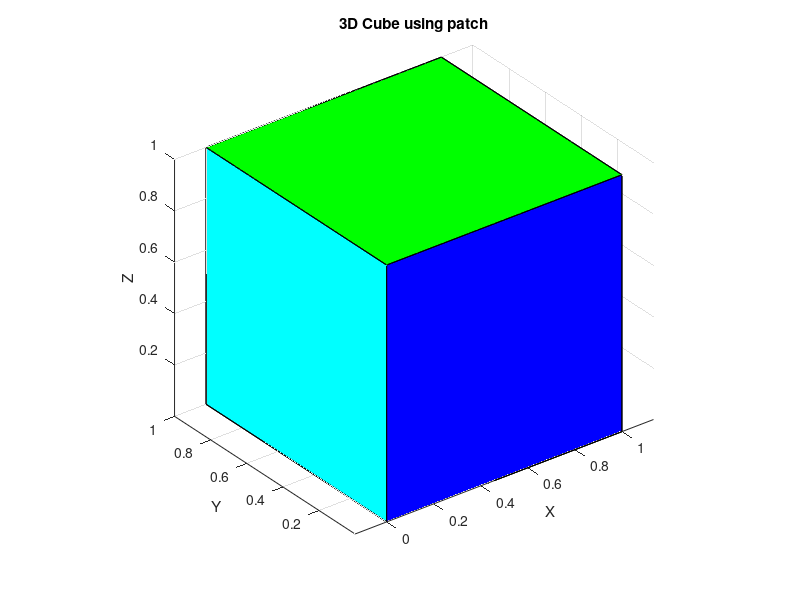

Here is the MATLAB script that generated this plot:
clear;
clc;
close all;

% Define the vertices of the cube
vertices = [
    0 0 0; % v1
    1 0 0; % v2
    1 1 0; % v3
    0 1 0; % v4
    0 0 1; % v5
    1 0 1; % v6
    1 1 1; % v7
    0 1 1; % v8
];

% Define the faces of the cube using the vertex index
faces = [
  1 2 3 4; % Botton face
  5 6 7 8; % Top face
  1 2 6 5; % Front Face
  2 3 7 6; % Right face
  3 4 8 7; % Back Face
  4 1 5 8; % Left face
];

% Define colors
faceColors = [
    1 0 0; % Red
    0 1 0; % Green
    0 0 1; % Blue
    1 1 0; % Yellow
    1 0 1; % Magenta
    0 1 1 % Cyan
];

% Create figure and axes
figure;
ax = axes;
hold on;

% Draw cube faces with a single patch call
patch('Vertices', vertices, 'Faces', faces, 'FaceVertexCData', faceColors, 'FaceColor', 'flat', 'EdgeColor', 'k');

% Set Axis properties
axis equal;
view(3);
grid on;
xlabel('X'); ylabel('Y'); zlabel('Z');
title('3D Cube using patch');